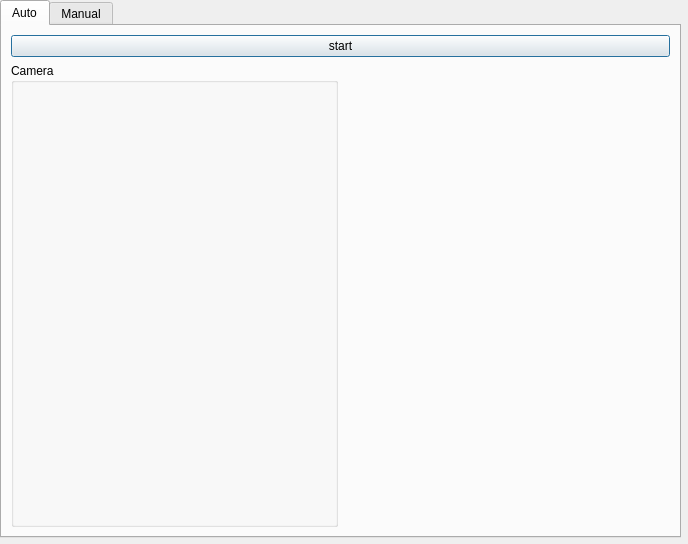
<?xml version="1.0" encoding="UTF-8"?>
<ui version="4.0">
 <class>DialogCalibration</class>
 <widget class="QDialog" name="DialogCalibration">
  <property name="geometry">
   <rect>
    <x>0</x>
    <y>0</y>
    <width>688</width>
    <height>544</height>
   </rect>
  </property>
  <property name="windowTitle">
   <string>Dialog</string>
  </property>
  <widget class="QTabWidget" name="tabWidget">
   <property name="geometry">
    <rect>
     <x>0</x>
     <y>0</y>
     <width>681</width>
     <height>538</height>
    </rect>
   </property>
   <property name="tabPosition">
    <enum>QTabWidget::North</enum>
   </property>
   <property name="currentIndex">
    <number>0</number>
   </property>
   <property name="elideMode">
    <enum>Qt::ElideNone</enum>
   </property>
   <property name="tabsClosable">
    <bool>false</bool>
   </property>
   <property name="movable">
    <bool>false</bool>
   </property>
   <widget class="QWidget" name="stereo_auto">
    <attribute name="title">
     <string>Auto</string>
    </attribute>
    <layout class="QGridLayout" name="gridLayout_5">
     <item row="1" column="0">
      <widget class="QGroupBox" name="groupBox_4">
       <property name="title">
        <string>Camera</string>
       </property>
       <layout class="QGridLayout" name="gridLayout">
        <item row="1" column="0">
         <widget class="QLabel" name="label_ir">
          <property name="text">
           <string/>
          </property>
         </widget>
        </item>
       </layout>
      </widget>
     </item>
     <item row="0" column="0" colspan="2">
      <widget class="QPushButton" name="pushButton_start">
       <property name="text">
        <string>start</string>
       </property>
      </widget>
     </item>
    </layout>
   </widget>
   <widget class="QWidget" name="stereo_manual">
    <attribute name="title">
     <string>Manual</string>
    </attribute>
    <layout class="QVBoxLayout" name="verticalLayout">
     <item>
      <widget class="QGroupBox" name="groupBox">
       <property name="title">
        <string>Camera</string>
       </property>
       <property name="flat">
        <bool>false</bool>
       </property>
       <layout class="QGridLayout" name="gridLayout_2">
        <item row="3" column="0">
         <widget class="QLabel" name="label">
          <property name="text">
           <string>yaw</string>
          </property>
         </widget>
        </item>
        <item row="3" column="3">
         <widget class="QSlider" name="horizontalSlider_camera_yaw">
          <property name="minimum">
           <number>-18000</number>
          </property>
          <property name="maximum">
           <number>18000</number>
          </property>
          <property name="orientation">
           <enum>Qt::Horizontal</enum>
          </property>
         </widget>
        </item>
        <item row="4" column="0">
         <widget class="QLabel" name="label_2">
          <property name="text">
           <string>Pitch</string>
          </property>
         </widget>
        </item>
        <item row="4" column="3">
         <widget class="QSlider" name="horizontalSlider_camera_pitch">
          <property name="minimum">
           <number>-18000</number>
          </property>
          <property name="maximum">
           <number>18000</number>
          </property>
          <property name="orientation">
           <enum>Qt::Horizontal</enum>
          </property>
         </widget>
        </item>
        <item row="4" column="4">
         <widget class="QDoubleSpinBox" name="doubleSpinBox_camera_pitch">
          <property name="minimum">
           <double>-180.000000000000000</double>
          </property>
          <property name="maximum">
           <double>180.000000000000000</double>
          </property>
          <property name="singleStep">
           <double>0.010000000000000</double>
          </property>
         </widget>
        </item>
        <item row="5" column="0">
         <widget class="QLabel" name="label_3">
          <property name="text">
           <string>Roll</string>
          </property>
         </widget>
        </item>
        <item row="5" column="3">
         <widget class="QSlider" name="horizontalSlider_camera_roll">
          <property name="minimum">
           <number>-18000</number>
          </property>
          <property name="maximum">
           <number>18000</number>
          </property>
          <property name="orientation">
           <enum>Qt::Horizontal</enum>
          </property>
         </widget>
        </item>
        <item row="5" column="4">
         <widget class="QDoubleSpinBox" name="doubleSpinBox_camera_roll">
          <property name="minimum">
           <double>-180.000000000000000</double>
          </property>
          <property name="maximum">
           <double>180.000000000000000</double>
          </property>
          <property name="singleStep">
           <double>0.010000000000000</double>
          </property>
         </widget>
        </item>
        <item row="3" column="4">
         <widget class="QDoubleSpinBox" name="doubleSpinBox_camera_yaw">
          <property name="minimum">
           <double>-180.000000000000000</double>
          </property>
          <property name="maximum">
           <double>180.000000000000000</double>
          </property>
          <property name="singleStep">
           <double>0.010000000000000</double>
          </property>
         </widget>
        </item>
        <item row="0" column="0">
         <widget class="QLabel" name="label_7">
          <property name="text">
           <string>x</string>
          </property>
         </widget>
        </item>
        <item row="0" column="2" colspan="2">
         <widget class="QSlider" name="horizontalSlider_camera_x">
          <property name="minimum">
           <number>-5000</number>
          </property>
          <property name="maximum">
           <number>5000</number>
          </property>
          <property name="orientation">
           <enum>Qt::Horizontal</enum>
          </property>
         </widget>
        </item>
        <item row="1" column="0">
         <widget class="QLabel" name="label_8">
          <property name="text">
           <string>y</string>
          </property>
         </widget>
        </item>
        <item row="2" column="0">
         <widget class="QLabel" name="label_9">
          <property name="text">
           <string>z</string>
          </property>
         </widget>
        </item>
        <item row="1" column="2" colspan="2">
         <widget class="QSlider" name="horizontalSlider_camera_y">
          <property name="minimum">
           <number>-5000</number>
          </property>
          <property name="maximum">
           <number>5000</number>
          </property>
          <property name="orientation">
           <enum>Qt::Horizontal</enum>
          </property>
         </widget>
        </item>
        <item row="2" column="2" colspan="2">
         <widget class="QSlider" name="horizontalSlider_camera_z">
          <property name="maximum">
           <number>5000</number>
          </property>
          <property name="orientation">
           <enum>Qt::Horizontal</enum>
          </property>
         </widget>
        </item>
        <item row="0" column="4">
         <widget class="QDoubleSpinBox" name="doubleSpinBox_camera_x">
          <property name="minimum">
           <double>-5.000000000000000</double>
          </property>
          <property name="maximum">
           <double>5.000000000000000</double>
          </property>
         </widget>
        </item>
        <item row="1" column="4">
         <widget class="QDoubleSpinBox" name="doubleSpinBox_camera_y">
          <property name="minimum">
           <double>-5.000000000000000</double>
          </property>
          <property name="maximum">
           <double>5.000000000000000</double>
          </property>
         </widget>
        </item>
        <item row="2" column="4">
         <widget class="QDoubleSpinBox" name="doubleSpinBox_camera_z">
          <property name="maximum">
           <double>5.000000000000000</double>
          </property>
         </widget>
        </item>
       </layout>
      </widget>
     </item>
    </layout>
   </widget>
  </widget>
 </widget>
 <resources/>
 <connections/>
</ui>
